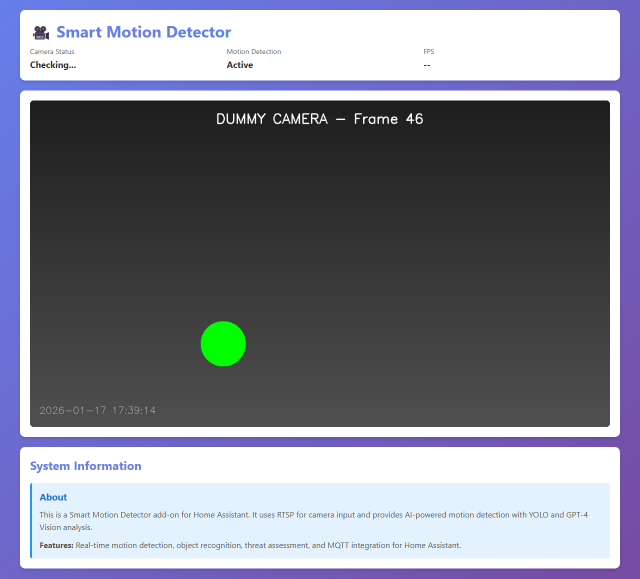
#> input picture test-artifacts/webui.png, 1280 x 1157 px (shown at 1/2 size); its folder holds only this picture in this run
$ python -i media.py   (imports and definitions only)   (older library calls are emulated)
#> lines starting #> are read from the running program, lines starting #| are printed output that depends on the picture
#> further down, picture is the input picture: shape (1157, 1280, 3); mean B, G, R 143.8, 130.9, 129.1
"""
Media generation worker for Thermal Dual Vision.

This worker handles creation of event media files:
- Collage (5 frame grid)
- Timeline GIF (preview)
- Timelapse MP4 (720p with detection boxes)

Better than Scrypted: More frames, higher quality, detection boxes!
"""
import logging
import os
import shutil
import subprocess
import sys
import tempfile
from datetime import datetime, timedelta, timezone
from pathlib import Path
from typing import List, Dict, Optional, Tuple

import cv2
import imageio
import numpy as np

from app.utils.paths import DATA_DIR

logger = logging.getLogger(__name__)


def _ascii_safe(text: str) -> str:
    """Replace Turkish/Unicode chars with ASCII for cv2.putText (HERSHEY fonts are ASCII-only)."""
    table = str.maketrans(
        "öşçığüÖŞÇİĞÜ",
        "osciguOSCIGU",
    )
    return text.translate(table)


def _local_time_str(utc_dt: datetime) -> str:
    """Convert a UTC datetime to local wall-clock time string (HH:MM:SS)."""
    return datetime.fromtimestamp(utc_dt.timestamp()).strftime("%H:%M:%S")

# [4 lines left out: function _local_time_ms_from_epoch, not called in this run]


class MediaWorker:
    """Worker for event media generation."""

    # Media configuration
    MEDIA_DIR = DATA_DIR / "media"

    # Collage settings
    COLLAGE_FRAMES = 6
    COLLAGE_FRAME_SIZE = (640, 480)
    COLLAGE_GRID = (3, 2)  # 3 columns, 2 rows
    COLLAGE_QUALITY = 90
    COLLAGE_MIN_QUALITY = 40
    COLLAGE_MAX_BYTES = 1_400_000  # Keep user collage network-friendly (avoid multi-MB payloads).

    # AI collage settings (smaller + person-focused for faster/more reliable vision checks)
    AI_COLLAGE_FRAMES = 6
    AI_COLLAGE_FRAME_SIZE = (384, 288)
    AI_COLLAGE_GRID = (3, 2)
    AI_COLLAGE_QUALITY = 82
    AI_COLLAGE_MIN_QUALITY = 36
    AI_COLLAGE_MAX_BYTES = 550_000  # AI upload-friendly ceiling.
    AI_CROP_PADDING = 2.2

    # GIF settings
    GIF_FRAMES = 10  # Scrypted: 5-8, ours: 10 (smoother!)
    GIF_SIZE = (640, 480)
    GIF_DURATION = 0.5  # seconds per frame
    GIF_MAX_SIZE_MB = 2.0  # Telegram limit
    GIF_QUALITY = 85

    # MP4 settings
    MP4_MAX_SIZE = (1280, 720)
    MP4_FPS = 30  # Fast playback
    MP4_MAX_OUTPUT_FPS = 60  # Allow faster playback
    MP4_CODECS = ("mp4v", "avc1", "H264")
    MP4_CRF = 15  # High quality
    MP4_PRESET = "slow"  # Better compression
    MP4_MIN_DURATION = 0.5
    MP4_MIN_OUTPUT_DURATION = 5.0  # Min 5s output (20s raw @ 4x = 5s)
    MP4_MAX_DURATION = 30.0
    MP4_SPEED_FACTOR = 4.0  # 4x speedup (matches recorder extract_clip)
    MP4_MIN_OUTPUT_FPS = 3

    # Overlay colors (BGR format)
    COLOR_WHITE = (255, 255, 255)
    COLOR_ACCENT = (255, 140, 91)  # #5B8CFF in BGR

    def __init__(self):
        """Initialize media worker."""
        # Ensure media directory exists
        self.MEDIA_DIR.mkdir(parents=True, exist_ok=True)
        self._ffmpeg_blacklist: set[str] = set()
        logger.info("MediaWorker initialized")

    # [1219 lines left out: functions _get_mp4_target_size, _get_mp4_layout, _resize_with_padding, _jpeg_quality_steps, _write_jpeg_with_size_cap, _select_indices and 17 more, not called in this run]

    def create_timeline_gif(
        self,
        frames: List[np.ndarray],
        output_path: str,
        camera_name: str = "Camera",
        timestamp: Optional[datetime] = None,
    ) -> str:
        """
        Create timeline animation GIF with progress bar.

        Better than Scrypted: 10 frames (vs 5-8), progress bar!

        Args:
            frames: List of frames
            output_path: Output GIF path
            camera_name: Camera name for overlay
            timestamp: Event start timestamp

        Returns:
            Output path

        Raises:
            ValueError: If less than 10 frames provided
        """
#> called with output_path = 'out.png', camera_name = 'Camera'
        if len(frames) == 0:
            raise ValueError("Need at least 1 frame for GIF")

        frame_count = min(self.GIF_FRAMES, len(frames))
#> frame_count = 10

        # Select 10 evenly distributed frames
        total = len(frames)
#> total = 1157
        if frame_count == 1:
            indices = [0]
        else:
            indices = [int(i * (total - 1) / (frame_count - 1)) for i in range(frame_count)]
#> indices = [0, 128, 256, 385, 513, 642, 770, 899, 1027, 1156]
        selected = [frames[i] for i in indices]
#> selected = 10 items

        # Process frames
        processed = []
        for idx, frame in enumerate(selected):
            # Resize
            img = cv2.resize(frame, self.GIF_SIZE)

            # Add frame number badge
            badge_text = str(idx + 1)
            (w, h), _ = cv2.getTextSize(badge_text, cv2.FONT_HERSHEY_SIMPLEX, 0.8, 2)
            pad = 8
            x, y = 10, 10
            cv2.rectangle(
                img,
                (x, y),
                (x + w + pad * 2, y + h + pad * 2),
                self.COLOR_ACCENT,
                -1,
            )
            cv2.putText(
                img,
                badge_text,
                (x + pad, y + h + pad),
                cv2.FONT_HERSHEY_SIMPLEX,
                0.8,
                self.COLOR_WHITE,
                2,
            )

            # Add timestamp
            if timestamp:
                frame_time = timestamp + timedelta(seconds=idx * self.GIF_DURATION)
                cv2.putText(
                    img,
                    frame_time.strftime("%H:%M:%S"),
                    (10, 40),
                    cv2.FONT_HERSHEY_SIMPLEX,
                    0.7,
                    self.COLOR_WHITE,
                    2
                )

            # Add camera name
            cv2.putText(
                img,
                _ascii_safe(camera_name),
                (480, 30),
                cv2.FONT_HERSHEY_SIMPLEX,
                0.6,
                self.COLOR_WHITE,
                2
            )

            # Add progress bar (timeline indicator) - Scrypted doesn't have this!
            progress = idx / max(frame_count - 1, 1)
            bar_width = int(self.GIF_SIZE[0] * progress)
            cv2.rectangle(
                img,
                (0, self.GIF_SIZE[1] - 10),
                (bar_width, self.GIF_SIZE[1]),
                self.COLOR_ACCENT,
                -1
            )

            # Convert BGR to RGB for imageio
            img_rgb = cv2.cvtColor(img, cv2.COLOR_BGR2RGB)
            processed.append(img_rgb)
#> this loop made 10 passes
#> (badge_text, w, progress, bar_width) on passes 1 to 10: ('1', 18, 0, 0), ('2', 18, 0.111, 71), ('3', 18, 0.222, 142), ('4', 18, 0.333, 213), ('5', 18, 0.444, 284), ('6', 18, 0.556, 355), ('7', 18, 0.667, 426), ('8', 18, 0.778, 497), ('9', 18, 0.889, 568), ('10', 34, 1, 640)
#> pass 1, in create_timeline_gif, `img = cv2.resize(frame, self.GIF_SIZE)`:
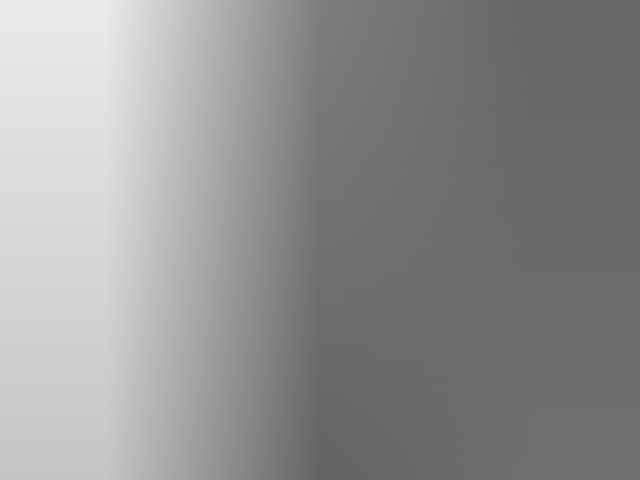
#> img: shape (480, 640); min 99, max 234, mean 144.6
#> pass 2, in create_timeline_gif, `img = cv2.resize(frame, self.GIF_SIZE)`:
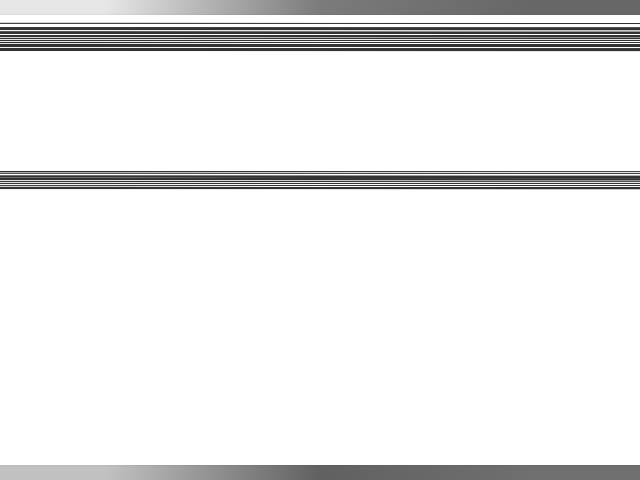
#> img: shape (480, 640); min 51, max 255, mean 234.9
#> after the loop:
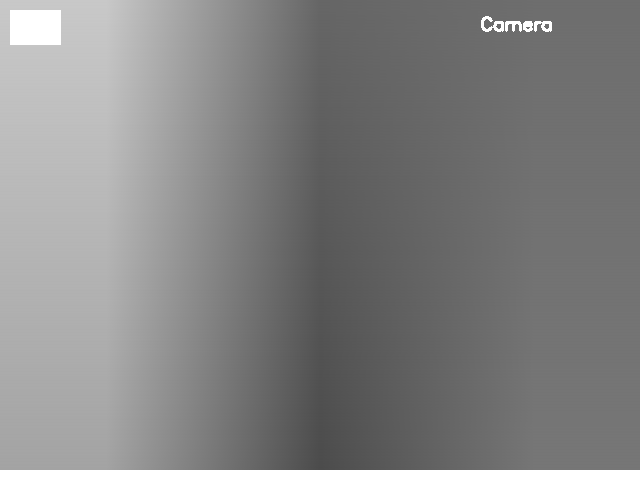
#> img: shape (480, 640); min 75, max 255, mean 131.1
#> after the loop, processed = 10 items

        # imageio v3 expects duration in milliseconds; v2 expected seconds.
        # Using ms avoids the 2000 fps bug introduced by v3's changed convention.
        gif_duration_ms = int(self.GIF_DURATION * 1000)

        def _write_gif(path: str, frames_list) -> None:
            """Write GIF atomically via a temp file."""
            parent = os.path.dirname(os.path.abspath(path))
            fd, tmp_path = tempfile.mkstemp(suffix=".gif", dir=parent)
            os.close(fd)
            try:
                imageio.mimsave(tmp_path, frames_list, duration=gif_duration_ms, loop=0)
                os.replace(tmp_path, path)
            except Exception:
                try:
                    os.unlink(tmp_path)
                except OSError:
                    pass
                raise

        _write_gif(output_path, processed)

        # Check size and reduce quality if needed
#> (the run stopped early here; a loop or call above may not have finished)
